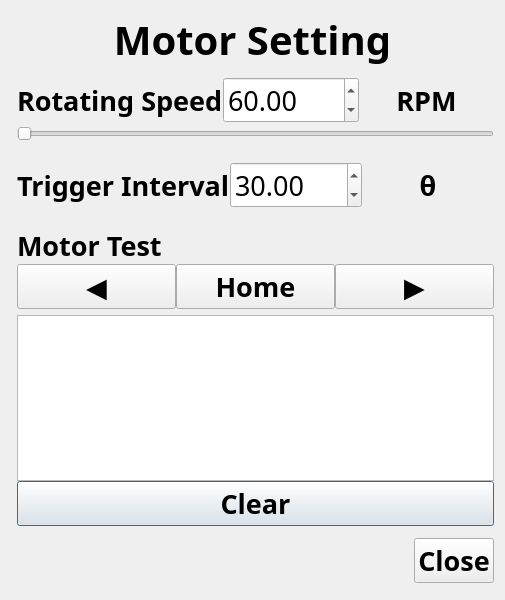
<?xml version="1.0" encoding="UTF-8"?>
<ui version="4.0">
 <class>MotorSettingDialog</class>
 <widget class="QDialog" name="MotorSettingDialog">
  <property name="geometry">
   <rect>
    <x>0</x>
    <y>0</y>
    <width>505</width>
    <height>600</height>
   </rect>
  </property>
  <property name="windowTitle">
   <string>Dialog</string>
  </property>
  <layout class="QGridLayout" name="gridLayout">
   <item row="0" column="0" colspan="2">
    <widget class="QFrame" name="frame">
     <property name="sizePolicy">
      <sizepolicy hsizetype="Preferred" vsizetype="Preferred">
       <horstretch>0</horstretch>
       <verstretch>1</verstretch>
      </sizepolicy>
     </property>
     <property name="frameShape">
      <enum>QFrame::NoFrame</enum>
     </property>
     <property name="frameShadow">
      <enum>QFrame::Raised</enum>
     </property>
     <layout class="QGridLayout" name="gridLayout_3">
      <property name="leftMargin">
       <number>0</number>
      </property>
      <property name="topMargin">
       <number>0</number>
      </property>
      <property name="rightMargin">
       <number>0</number>
      </property>
      <property name="bottomMargin">
       <number>0</number>
      </property>
      <property name="spacing">
       <number>0</number>
      </property>
      <item row="0" column="0">
       <widget class="QLabel" name="label">
        <property name="font">
         <font>
          <family>微軟正黑體</family>
          <pointsize>30</pointsize>
          <weight>75</weight>
          <bold>true</bold>
         </font>
        </property>
        <property name="text">
         <string>Motor Setting</string>
        </property>
        <property name="alignment">
         <set>Qt::AlignCenter</set>
        </property>
       </widget>
      </item>
     </layout>
    </widget>
   </item>
   <item row="1" column="1">
    <widget class="QFrame" name="frame_2">
     <property name="sizePolicy">
      <sizepolicy hsizetype="Preferred" vsizetype="Preferred">
       <horstretch>0</horstretch>
       <verstretch>8</verstretch>
      </sizepolicy>
     </property>
     <property name="frameShape">
      <enum>QFrame::NoFrame</enum>
     </property>
     <property name="frameShadow">
      <enum>QFrame::Raised</enum>
     </property>
     <layout class="QGridLayout" name="gridLayout_4">
      <property name="leftMargin">
       <number>0</number>
      </property>
      <property name="topMargin">
       <number>0</number>
      </property>
      <property name="rightMargin">
       <number>0</number>
      </property>
      <property name="bottomMargin">
       <number>0</number>
      </property>
      <property name="spacing">
       <number>0</number>
      </property>
      <item row="0" column="0">
       <widget class="QFrame" name="frame_4">
        <property name="sizePolicy">
         <sizepolicy hsizetype="Preferred" vsizetype="Preferred">
          <horstretch>0</horstretch>
          <verstretch>0</verstretch>
         </sizepolicy>
        </property>
        <property name="frameShape">
         <enum>QFrame::NoFrame</enum>
        </property>
        <property name="frameShadow">
         <enum>QFrame::Raised</enum>
        </property>
        <layout class="QGridLayout" name="gridLayout_7">
         <property name="leftMargin">
          <number>0</number>
         </property>
         <property name="topMargin">
          <number>0</number>
         </property>
         <property name="rightMargin">
          <number>0</number>
         </property>
         <property name="bottomMargin">
          <number>0</number>
         </property>
         <property name="spacing">
          <number>6</number>
         </property>
         <item row="0" column="0">
          <widget class="QFrame" name="frame_7">
           <property name="sizePolicy">
            <sizepolicy hsizetype="Preferred" vsizetype="Preferred">
             <horstretch>0</horstretch>
             <verstretch>1</verstretch>
            </sizepolicy>
           </property>
           <property name="frameShape">
            <enum>QFrame::NoFrame</enum>
           </property>
           <property name="frameShadow">
            <enum>QFrame::Raised</enum>
           </property>
           <layout class="QGridLayout" name="gridLayout_8">
            <property name="leftMargin">
             <number>0</number>
            </property>
            <property name="topMargin">
             <number>0</number>
            </property>
            <property name="rightMargin">
             <number>0</number>
            </property>
            <property name="bottomMargin">
             <number>0</number>
            </property>
            <property name="spacing">
             <number>0</number>
            </property>
            <item row="0" column="1">
             <widget class="QDoubleSpinBox" name="doubleSpinBox_speed">
              <property name="sizePolicy">
               <sizepolicy hsizetype="Expanding" vsizetype="Fixed">
                <horstretch>0</horstretch>
                <verstretch>0</verstretch>
               </sizepolicy>
              </property>
              <property name="font">
               <font>
                <family>微軟正黑體</family>
                <pointsize>20</pointsize>
               </font>
              </property>
              <property name="minimum">
               <double>1.000000000000000</double>
              </property>
              <property name="maximum">
               <double>100.000000000000000</double>
              </property>
              <property name="value">
               <double>60.000000000000000</double>
              </property>
             </widget>
            </item>
            <item row="0" column="0">
             <widget class="QLabel" name="label_2">
              <property name="sizePolicy">
               <sizepolicy hsizetype="Expanding" vsizetype="Preferred">
                <horstretch>0</horstretch>
                <verstretch>0</verstretch>
               </sizepolicy>
              </property>
              <property name="font">
               <font>
                <family>微軟正黑體</family>
                <pointsize>20</pointsize>
                <weight>75</weight>
                <bold>true</bold>
               </font>
              </property>
              <property name="text">
               <string>Rotating Speed</string>
              </property>
             </widget>
            </item>
            <item row="0" column="2">
             <widget class="QLabel" name="label_5">
              <property name="sizePolicy">
               <sizepolicy hsizetype="Expanding" vsizetype="Preferred">
                <horstretch>0</horstretch>
                <verstretch>0</verstretch>
               </sizepolicy>
              </property>
              <property name="font">
               <font>
                <family>微軟正黑體</family>
                <pointsize>20</pointsize>
                <weight>75</weight>
                <bold>true</bold>
               </font>
              </property>
              <property name="text">
               <string>RPM</string>
              </property>
              <property name="alignment">
               <set>Qt::AlignCenter</set>
              </property>
             </widget>
            </item>
            <item row="1" column="0" colspan="3">
             <widget class="QSlider" name="horizontalSlider_speed">
              <property name="font">
               <font>
                <pointsize>20</pointsize>
               </font>
              </property>
              <property name="minimum">
               <number>100</number>
              </property>
              <property name="maximum">
               <number>10000</number>
              </property>
              <property name="orientation">
               <enum>Qt::Horizontal</enum>
              </property>
             </widget>
            </item>
           </layout>
          </widget>
         </item>
         <item row="1" column="0">
          <widget class="QFrame" name="frame_8">
           <property name="sizePolicy">
            <sizepolicy hsizetype="Preferred" vsizetype="Preferred">
             <horstretch>0</horstretch>
             <verstretch>1</verstretch>
            </sizepolicy>
           </property>
           <property name="frameShape">
            <enum>QFrame::NoFrame</enum>
           </property>
           <property name="frameShadow">
            <enum>QFrame::Raised</enum>
           </property>
           <layout class="QGridLayout" name="gridLayout_9">
            <property name="leftMargin">
             <number>0</number>
            </property>
            <property name="topMargin">
             <number>0</number>
            </property>
            <property name="rightMargin">
             <number>0</number>
            </property>
            <property name="bottomMargin">
             <number>0</number>
            </property>
            <property name="spacing">
             <number>0</number>
            </property>
            <item row="0" column="0">
             <widget class="QLabel" name="label_3">
              <property name="sizePolicy">
               <sizepolicy hsizetype="Expanding" vsizetype="Preferred">
                <horstretch>0</horstretch>
                <verstretch>0</verstretch>
               </sizepolicy>
              </property>
              <property name="font">
               <font>
                <family>微軟正黑體</family>
                <pointsize>20</pointsize>
                <weight>75</weight>
                <bold>true</bold>
               </font>
              </property>
              <property name="text">
               <string>Trigger Interval</string>
              </property>
             </widget>
            </item>
            <item row="0" column="1">
             <widget class="QDoubleSpinBox" name="doubleSpinBox_interval">
              <property name="sizePolicy">
               <sizepolicy hsizetype="Expanding" vsizetype="Fixed">
                <horstretch>0</horstretch>
                <verstretch>0</verstretch>
               </sizepolicy>
              </property>
              <property name="font">
               <font>
                <family>微軟正黑體</family>
                <pointsize>20</pointsize>
               </font>
              </property>
              <property name="minimum">
               <double>5.000000000000000</double>
              </property>
              <property name="maximum">
               <double>360.000000000000000</double>
              </property>
              <property name="value">
               <double>30.000000000000000</double>
              </property>
             </widget>
            </item>
            <item row="0" column="2">
             <widget class="QLabel" name="label_6">
              <property name="sizePolicy">
               <sizepolicy hsizetype="Expanding" vsizetype="Preferred">
                <horstretch>0</horstretch>
                <verstretch>0</verstretch>
               </sizepolicy>
              </property>
              <property name="font">
               <font>
                <family>微軟正黑體</family>
                <pointsize>20</pointsize>
                <weight>75</weight>
                <bold>true</bold>
               </font>
              </property>
              <property name="text">
               <string>θ</string>
              </property>
              <property name="alignment">
               <set>Qt::AlignCenter</set>
              </property>
             </widget>
            </item>
           </layout>
          </widget>
         </item>
         <item row="3" column="0">
          <widget class="QFrame" name="frame_10">
           <property name="sizePolicy">
            <sizepolicy hsizetype="Preferred" vsizetype="Preferred">
             <horstretch>0</horstretch>
             <verstretch>3</verstretch>
            </sizepolicy>
           </property>
           <property name="frameShape">
            <enum>QFrame::NoFrame</enum>
           </property>
           <property name="frameShadow">
            <enum>QFrame::Raised</enum>
           </property>
           <layout class="QGridLayout" name="gridLayout_11">
            <property name="leftMargin">
             <number>0</number>
            </property>
            <property name="topMargin">
             <number>0</number>
            </property>
            <property name="rightMargin">
             <number>0</number>
            </property>
            <property name="bottomMargin">
             <number>0</number>
            </property>
            <property name="spacing">
             <number>0</number>
            </property>
            <item row="1" column="0">
             <widget class="QTextEdit" name="textEdit">
              <property name="font">
               <font>
                <family>微軟正黑體</family>
                <pointsize>20</pointsize>
               </font>
              </property>
             </widget>
            </item>
            <item row="2" column="0">
             <widget class="QPushButton" name="pushButton_clear">
              <property name="font">
               <font>
                <family>微軟正黑體</family>
                <pointsize>20</pointsize>
                <weight>75</weight>
                <bold>true</bold>
               </font>
              </property>
              <property name="text">
               <string>Clear</string>
              </property>
             </widget>
            </item>
           </layout>
          </widget>
         </item>
         <item row="2" column="0">
          <widget class="QFrame" name="frame_9">
           <property name="sizePolicy">
            <sizepolicy hsizetype="Preferred" vsizetype="Preferred">
             <horstretch>0</horstretch>
             <verstretch>1</verstretch>
            </sizepolicy>
           </property>
           <property name="frameShape">
            <enum>QFrame::NoFrame</enum>
           </property>
           <property name="frameShadow">
            <enum>QFrame::Raised</enum>
           </property>
           <layout class="QGridLayout" name="gridLayout_10">
            <property name="leftMargin">
             <number>0</number>
            </property>
            <property name="topMargin">
             <number>0</number>
            </property>
            <property name="rightMargin">
             <number>0</number>
            </property>
            <property name="bottomMargin">
             <number>0</number>
            </property>
            <property name="spacing">
             <number>0</number>
            </property>
            <item row="1" column="0">
             <widget class="QPushButton" name="pushButton_left">
              <property name="font">
               <font>
                <family>微軟正黑體</family>
                <pointsize>20</pointsize>
                <weight>75</weight>
                <bold>true</bold>
               </font>
              </property>
              <property name="text">
               <string>◀</string>
              </property>
             </widget>
            </item>
            <item row="1" column="1">
             <widget class="QPushButton" name="pushButton_home">
              <property name="font">
               <font>
                <family>微軟正黑體</family>
                <pointsize>20</pointsize>
                <weight>75</weight>
                <bold>true</bold>
               </font>
              </property>
              <property name="text">
               <string>Home</string>
              </property>
             </widget>
            </item>
            <item row="1" column="2">
             <widget class="QPushButton" name="pushButton_right">
              <property name="font">
               <font>
                <family>微軟正黑體</family>
                <pointsize>20</pointsize>
                <weight>75</weight>
                <bold>true</bold>
               </font>
              </property>
              <property name="text">
               <string>▶</string>
              </property>
             </widget>
            </item>
            <item row="0" column="0" colspan="3">
             <widget class="QLabel" name="label_4">
              <property name="font">
               <font>
                <family>微軟正黑體</family>
                <pointsize>20</pointsize>
                <weight>75</weight>
                <bold>true</bold>
               </font>
              </property>
              <property name="text">
               <string>Motor Test</string>
              </property>
             </widget>
            </item>
           </layout>
          </widget>
         </item>
        </layout>
       </widget>
      </item>
     </layout>
    </widget>
   </item>
   <item row="2" column="0" colspan="2">
    <widget class="QFrame" name="frame_3">
     <property name="sizePolicy">
      <sizepolicy hsizetype="Preferred" vsizetype="Preferred">
       <horstretch>0</horstretch>
       <verstretch>1</verstretch>
      </sizepolicy>
     </property>
     <property name="frameShape">
      <enum>QFrame::NoFrame</enum>
     </property>
     <property name="frameShadow">
      <enum>QFrame::Raised</enum>
     </property>
     <layout class="QGridLayout" name="gridLayout_2">
      <property name="leftMargin">
       <number>0</number>
      </property>
      <property name="topMargin">
       <number>0</number>
      </property>
      <property name="rightMargin">
       <number>0</number>
      </property>
      <property name="bottomMargin">
       <number>0</number>
      </property>
      <property name="spacing">
       <number>0</number>
      </property>
      <item row="0" column="0">
       <spacer name="horizontalSpacer">
        <property name="orientation">
         <enum>Qt::Horizontal</enum>
        </property>
        <property name="sizeHint" stdset="0">
         <size>
          <width>322</width>
          <height>20</height>
         </size>
        </property>
       </spacer>
      </item>
      <item row="0" column="1">
       <widget class="QPushButton" name="pushButton_close">
        <property name="font">
         <font>
          <family>微軟正黑體</family>
          <pointsize>20</pointsize>
          <weight>75</weight>
          <bold>true</bold>
         </font>
        </property>
        <property name="text">
         <string>Close</string>
        </property>
        <property name="autoDefault">
         <bool>false</bool>
        </property>
       </widget>
      </item>
     </layout>
    </widget>
   </item>
  </layout>
 </widget>
 <tabstops>
  <tabstop>doubleSpinBox_speed</tabstop>
  <tabstop>horizontalSlider_speed</tabstop>
  <tabstop>doubleSpinBox_interval</tabstop>
  <tabstop>pushButton_home</tabstop>
  <tabstop>pushButton_left</tabstop>
  <tabstop>pushButton_right</tabstop>
  <tabstop>textEdit</tabstop>
  <tabstop>pushButton_close</tabstop>
 </tabstops>
 <resources/>
 <connections/>
</ui>
